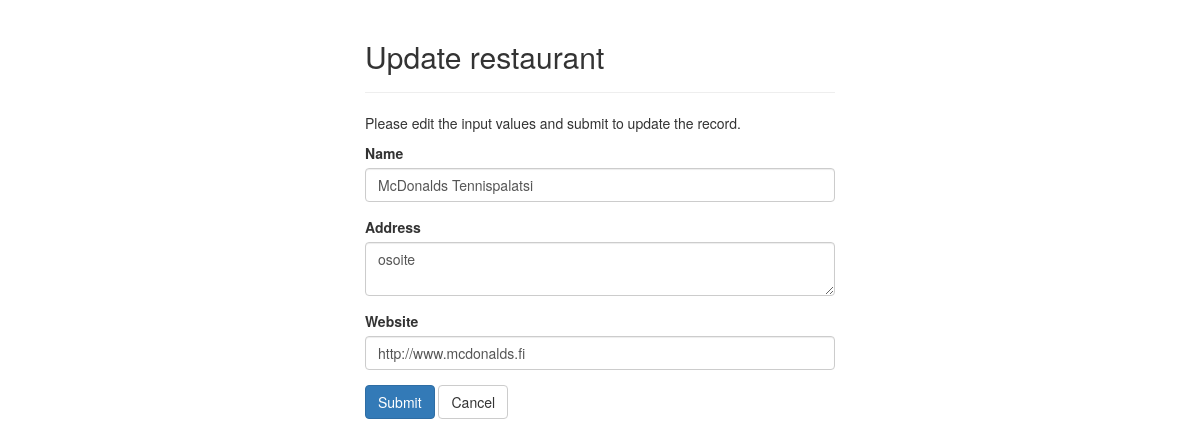
Screenshot of /LunchMachine5000_php/update.php?id=18 with the database file from the repository.
### tables this page shows
CREATE TABLE `restaurants` (
  `id` int(11) NOT NULL,
  `name` varchar(100) NOT NULL,
  `address` varchar(255) NOT NULL,
  `website` varchar(100) NOT NULL
);

### LunchMachine5000_php/update.php (the view, shortened to what this page needs)
<?php
require_once '../config.php';
$name = $address = $website = "";
$name_err = $address_err = $website_err = "";
if(isset($_POST["id"]) && !empty($_POST["id"])){
    $id = $_POST["id"];
    $input_name = trim($_POST["name"]);
    if(empty($input_name)){
        $name_err = "Please enter a name.";
    } elseif(!filter_var(trim($_POST["name"]), FILTER_VALIDATE_REGEXP, array("options"=>array("regexp"=>"/^[a-zA-Z'-.\s ]+$/")))){
        $name_err = 'Please enter a valid restaurant name.';
    } else{
        $name = $input_name;
    }
    $input_address = trim($_POST["address"]);
    if(empty($input_address)){
        $address_err = 'Please enter an address.';
    } else{
        $address = $input_address;
    }
    $input_website = trim($_POST["website"]);
    if(empty($input_website)){
        $website_err = "Please enter the website.";
    } else{
        $website = $input_website;
    }
    if(empty($name_err) && empty($address_err) && empty($website_err)){
        $sql = "UPDATE restaurants SET name=?, address=?, website=? WHERE id=?";
        if($stmt = mysqli_prepare($link, $sql)){
            mysqli_stmt_bind_param($stmt, "sssi", $param_name, $param_address, $param_website, $param_id);
            $param_name = $name;
            $param_address = $address;
            $param_website = $website;
            $param_id = $id;
            if(mysqli_stmt_execute($stmt)){
                header("location: index.php");
                exit();
            } else{
                echo "Something went wrong. Please try again later.";
            }
        }
        mysqli_stmt_close($stmt);
    }
    mysqli_close($link);
} else{
    if(isset($_GET["id"]) && !empty(trim($_GET["id"]))){
        $sql = "SELECT * FROM restaurants WHERE id = ?";
        if($stmt = mysqli_prepare($link, $sql)){
            mysqli_stmt_bind_param($stmt, "i", $param_id);
            if(mysqli_stmt_execute($stmt)){
                $result = mysqli_stmt_get_result($stmt);
                if(mysqli_num_rows($result) == 1){
                    $row = mysqli_fetch_array($result, MYSQLI_ASSOC);
                    $name = $row["name"];
                    $address = $row["address"];
                    $website = $row["website"];
                } else{
                    header("location: error.php");
                    exit();
                }
            } else{
                echo "Oops! Something went wrong. Please try again later.";
            }
        }
    }  else{
        header("location: error.php");
        exit();
    }
}
?>
<!DOCTYPE html>
<html lang="en">
<head>
    <link rel="stylesheet" href="https://maxcdn.bootstrapcdn.com/bootstrap/3.3.7/css/bootstrap.css">
</head>
<body>
    <div class="wrapper">
        <div class="container-fluid">
            <div class="row">
                <div class="col-md-12">
                    <div class="page-header">
                        <h2>Update restaurant</h2>
                    </div>
                    <p>Please edit the input values and submit to update the record.</p>
                    <form action="<?php echo htmlspecialchars(basename($_SERVER['REQUEST_URI'])); ?>" method="post">
                        <div class="form-group <?php echo (!empty($name_err)) ? 'has-error' : ''; ?>">
                            <label>Name</label>
                            <input type="text" name="name" class="form-control" value="<?php echo $name; ?>">
                        </div>
                        <div class="form-group <?php echo (!empty($address_err)) ? 'has-error' : ''; ?>">
                            <label>Address</label>
                            <textarea name="address" class="form-control"><?php echo $address; ?></textarea>
                        </div>
                        <div class="form-group <?php echo (!empty($website_err)) ? 'has-error' : ''; ?>">
                            <label>Website</label>
                            <input type="text" name="website" class="form-control" value="<?php echo $website; ?>">
                        </div>
                        <input type="submit" class="btn btn-primary" value="Submit">
                        <a href="index.php" class="btn btn-default">Cancel</a>
                    </form>
                </div>
            </div>
        </div>
    </div>
</body>
</html>

### LunchMachine5000_php/update.php (style rules this page uses)
.wrapper { width: 500px; margin: 0 auto; }

### rows the page displays
restaurants: name "McDonalds Tennispalatsi", address "osoite", website "http://www.mcdonalds.fi"
